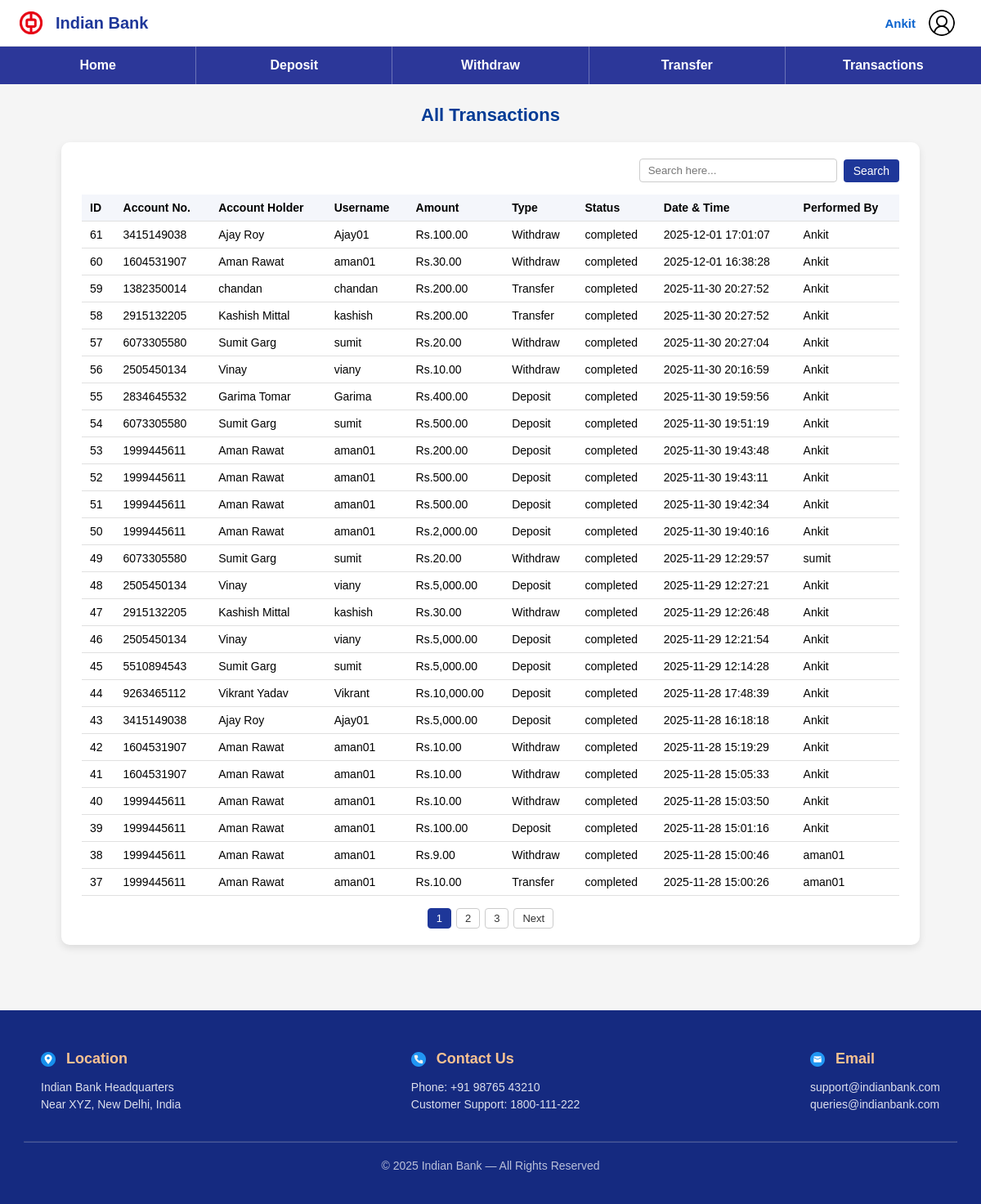
The page /pages/transaction.php (signed in) on the database its author committed.
### tables this page shows
CREATE TABLE `transaction` (
    id INT NOT NULL AUTO_INCREMENT,
    account_id INT NOT NULL,
    transaction_type ENUM('deposit','withdraw','transfer') NOT NULL,
    amount int NOT NULL,
    transaction_date DATETIME NOT NULL DEFAULT CURRENT_TIMESTAMP,
    performed_by INT NOT NULL,
    status ENUM('completed','pending','cancelled') NOT NULL DEFAULT 'completed',
    PRIMARY KEY (id)
);

CREATE TABLE account (
    id INT NOT NULL AUTO_INCREMENT,
    profile_id INT NOT NULL,
    account_type ENUM('savings', 'current', 'salary') NOT NULL,
    account_number bigint NOT NULL UNIQUE,
    balance INT NOT NULL,
    min_balance int DEFAULT NULL,
    status ENUM('Active', 'Pending') NOT NULL,
    ifsc_code VARCHAR(20) NOT NULL DEFAULT 'INDB0000323',
    account_date TIMESTAMP NOT NULL DEFAULT CURRENT_TIMESTAMP,
    PRIMARY KEY (id),
    FOREIGN KEY (profile_id) REFERENCES profile(id)
        ON DELETE CASCADE ON UPDATE CASCADE
);

CREATE TABLE profile (
    id INT NOT NULL AUTO_INCREMENT,
    user_id INT NOT NULL,
    full_name VARCHAR(50) NOT NULL,
    DOB DATE NOT NULL,
    phone TEXT NOT NULL,
    Address TEXT NOT NULL,
    PRIMARY KEY (id),
    FOREIGN KEY (user_id) REFERENCES users(id)
        ON DELETE CASCADE ON UPDATE CASCADE
);

CREATE TABLE users (
    id INT NOT NULL AUTO_INCREMENT,
    username VARCHAR(50) NOT NULL,
    role VARCHAR(20) NOT NULL DEFAULT 'customer',
    email TEXT NOT NULL,
    created_at TIMESTAMP NOT NULL DEFAULT CURRENT_TIMESTAMP,
    last_login TIMESTAMP NOT NULL DEFAULT CURRENT_TIMESTAMP ON UPDATE CURRENT_TIMESTAMP,
    password_hash VARCHAR(255) NOT NULL,
    status ENUM('Active', 'Inactive') NOT NULL DEFAULT 'Active',
    PRIMARY KEY (id)
);

### pages/transaction.php (the view, shortened to what this page needs)
<?php
require_once '../config/db.php';
require_once '../includes/header.php';
$userId = (int)$_SESSION['user_id'];
$isAdmin = false;
$roleSql = "SELECT role FROM users WHERE id = $userId LIMIT 1";
$roleRes = mysqli_query($conn, $roleSql);
if ($roleRes && mysqli_num_rows($roleRes) === 1) {
    $row = mysqli_fetch_assoc($roleRes);
    $isAdmin = (strtolower($row['role']) === 'admin');
}
$search = isset($_GET['search']) ? trim($_GET['search']) : "";
$perPage = 25;
$page = isset($_GET['page']) && is_numeric($_GET['page']) && $_GET['page'] > 0
    ? (int)$_GET['page']
    : 1;
$baseFrom = "
    FROM `transaction` t
    JOIN account a ON t.account_id = a.id
    JOIN profile p ON a.profile_id = p.id
    JOIN users u ON p.user_id = u.id        -- account owner
    JOIN users pu ON t.performed_by = pu.id -- performer
";
if ($isAdmin) {
    $where = "WHERE 1=1";
} else {
    $where = "WHERE u.id = $userId";
}
$countSql = "SELECT COUNT(*) AS total " . $baseFrom . " " . $where;
$countRes = mysqli_query($conn, $countSql);
$totalRows = 0;
$queryError = null;
if ($countRes) {
    $countRow = mysqli_fetch_assoc($countRes);
    $totalRows = (int)($countRow['total'] ?? 0);
} else {
    $queryError = mysqli_error($conn);
}
$totalPages = max(1, (int)ceil($totalRows / $perPage));
$offset = ($page - 1) * $perPage;
$result = null;
if ($queryError === null && $totalRows > 0) {
    $sql = "
        SELECT
            t.id,
            t.account_id,
            t.transaction_type,
            t.amount,
            t.transaction_date,
            t.status,
            t.performed_by,
            a.account_number,
            p.full_name,
            u.username,
            pu.username AS performed_by_username
        " . $baseFrom . "
        " . $where . "
        ORDER BY t.transaction_date DESC
        LIMIT $perPage OFFSET $offset
    ";
    $result = mysqli_query($conn, $sql);
}
?>
<link rel="stylesheet" href="../css/transaction.css">
<h3 class="page-title">
    <?= $isAdmin ? "All Transactions" : "Your Transactions"; ?>
</h3>
<div class="transactions-container">
    <div class="search-row">
        <form method="GET" class="search-bar">
            <input
                type="text"
                name="search"
                placeholder="Search here..."
                value="<?= htmlspecialchars($search) ?>"
            >
            <button type="submit">Search</button>
        </form>
    </div>
    <?php if ($queryError !== null): ?>
        <div class="no-data">
            SQL Error: <?= htmlspecialchars($queryError); ?>
        </div>
    <?php elseif ($totalRows === 0): ?>
        <div class="no-data">No transactions found.</div>
    <?php else: ?>
        <table class="transactions-table">
            <thead>
                <tr>
                    <th>ID</th>
                    <th>Account No.</th>
                    <th>Account Holder</th>
                    <th>Username</th>
                    <th>Amount</th>
                    <th>Type</th>
                    <th>Status</th>
                    <th>Date &amp; Time</th>
                    <th>Performed By</th>
                </tr>
            </thead>
            <tbody>
                <?php while ($row = mysqli_fetch_assoc($result)): ?>
                    <tr>
                        <td><?= (int)$row['id']; ?></td>
                        <td><?= htmlspecialchars($row['account_number']); ?></td>
                        <td><?= htmlspecialchars($row['full_name']); ?></td>
                        <td><?= htmlspecialchars($row['username']); ?></td>
                        <td>Rs.<?= number_format((float)$row['amount'], 2); ?></td>
                        <td><?= htmlspecialchars(ucfirst($row['transaction_type'])); ?></td>
                        <td><?= htmlspecialchars($row['status']); ?></td>
                        <td><?= htmlspecialchars($row['transaction_date']); ?></td>
                        <td><?= htmlspecialchars($row['performed_by_username']); ?></td>
                    </tr>
                <?php endwhile; ?>
            </tbody>
        </table>
        <?php if ($totalPages > 1): ?>
            <div class="pagination">
                <?php for ($i = 1; $i <= $totalPages; $i++): ?>
                    <a
                        href="?page=<?= $i ?>&search=<?= urlencode($search) ?>"
                        class="page-link <?= ($i === $page) ? 'active-page' : '' ?>"
                    ><?= $i ?></a>
                <?php endfor; ?>
                <?php if ($page < $totalPages): ?>
                    <a
                        href="?page=<?= $page + 1 ?>&search=<?= urlencode($search) ?>"
                        class="page-link"
                    >Next</a>
                <?php endif; ?>
            </div>
        <?php endif; ?>
    <?php endif; ?>
</div>
<?php include '../includes/footer.php'; ?>

### css/style.css (style rules this page uses)
html, body { height: 100%; margin: 0; padding: 0; font-family: Arial, Helvetica, sans-serif; background-color: #f5f5f5; }

### css/transaction.css (style rules this page uses)
.page-title { text-align: center; font-size: 22px; font-weight: bold; margin-top: 25px; margin-bottom: 15px; color: #003b95; }
.transactions-container { max-width: 1000px; margin: 20px auto 40px; background: #ffffff; padding: 20px 25px; border-radius: 10px; box-shadow: 0 4px 10px rgba(0,0,0,0.1); }
.transactions-table { width: 100%; border-collapse: collapse; font-size: 14px; }
.transactions-table th, .transactions-table td { padding: 8px 10px; border-bottom: 1px solid #e0e0e0; text-align: left; }
.transactions-table th { background: #f4f6fb; font-weight: 600; }
.search-row { display: flex; justify-content: space-between; align-items: center; margin-bottom: 15px; }
.search-bar { display: flex; gap: 8px; align-items: center; }
.search-bar input[type="text"] { padding: 6px 10px; border-radius: 4px; border: 1px solid #ccc; min-width: 220px; }
.search-bar button { padding: 6px 12px; border-radius: 4px; border: none; background: #1e3799; color: #fff; cursor: pointer; font-size: 14px; }
.pagination { margin-top: 15px; display: flex; justify-content: center; gap: 6px; flex-wrap: wrap; }
.page-link { padding: 4px 10px; border-radius: 4px; border: 1px solid #ccc; text-decoration: none; font-size: 13px; color: #333; background: #fff; }
.active-page { background: #1e3799; color: #fff; border-color: #1e3799; }

### rows shown on the page
transaction: id "61", account.account_number "3415149038", profile.full_name "Ajay Roy", users.username "Ajay01", amount "100.00", transaction_type "Withdraw", status "completed", transaction_date "2025-12-01 17:01:07", users.username "Ankit"
transaction: id "60", account.account_number "1604531907", profile.full_name "Aman Rawat", users.username "aman01", amount "30.00", transaction_type "Withdraw", status "completed", transaction_date "2025-12-01 16:38:28", users.username "Ankit"
transaction: id "59", account.account_number "1382350014", profile.full_name "chandan", users.username "chandan", amount "200.00", transaction_type "Transfer", status "completed", transaction_date "2025-11-30 20:27:52", users.username "Ankit"
transaction: id "58", account.account_number "2915132205", profile.full_name "Kashish Mittal", users.username "kashish", amount "200.00", transaction_type "Transfer", status "completed", transaction_date "2025-11-30 20:27:52", users.username "Ankit"
transaction: id "57", account.account_number "6073305580", profile.full_name "Sumit Garg", users.username "sumit", amount "20.00", transaction_type "Withdraw", status "completed", transaction_date "2025-11-30 20:27:04", users.username "Ankit"
transaction: id "56", account.account_number "2505450134", profile.full_name "Vinay", users.username "viany", amount "10.00", transaction_type "Withdraw", status "completed", transaction_date "2025-11-30 20:16:59", users.username "Ankit"
transaction: id "55", account.account_number "2834645532", profile.full_name "Garima Tomar", users.username "Garima", amount "400.00", transaction_type "Deposit", status "completed", transaction_date "2025-11-30 19:59:56", users.username "Ankit"
transaction: id "54", account.account_number "6073305580", profile.full_name "Sumit Garg", users.username "sumit", amount "500.00", transaction_type "Deposit", status "completed", transaction_date "2025-11-30 19:51:19", users.username "Ankit"
transaction: id "53", account.account_number "1999445611", profile.full_name "Aman Rawat", users.username "aman01", amount "200.00", transaction_type "Deposit", status "completed", transaction_date "2025-11-30 19:43:48", users.username "Ankit"
transaction: id "52", account.account_number "1999445611", profile.full_name "Aman Rawat", users.username "aman01", amount "500.00", transaction_type "Deposit", status "completed", transaction_date "2025-11-30 19:43:11", users.username "Ankit"
transaction: id "51", account.account_number "1999445611", profile.full_name "Aman Rawat", users.username "aman01", amount "500.00", transaction_type "Deposit", status "completed", transaction_date "2025-11-30 19:42:34", users.username "Ankit"
transaction: id "50", account.account_number "1999445611", profile.full_name "Aman Rawat", users.username "aman01", amount "2,000.00", transaction_type "Deposit", status "completed", transaction_date "2025-11-30 19:40:16", users.username "Ankit"
transaction: id "49", account.account_number "6073305580", profile.full_name "Sumit Garg", users.username "sumit", amount "20.00", transaction_type "Withdraw", status "completed", transaction_date "2025-11-29 12:29:57"
transaction: id "48", account.account_number "2505450134", profile.full_name "Vinay", users.username "viany", amount "5,000.00", transaction_type "Deposit", status "completed", transaction_date "2025-11-29 12:27:21", users.username "Ankit"
transaction: id "47", account.account_number "2915132205", profile.full_name "Kashish Mittal", users.username "kashish", amount "30.00", transaction_type "Withdraw", status "completed", transaction_date "2025-11-29 12:26:48", users.username "Ankit"
transaction: id "46", account.account_number "2505450134", profile.full_name "Vinay", users.username "viany", amount "5,000.00", transaction_type "Deposit", status "completed", transaction_date "2025-11-29 12:21:54", users.username "Ankit"
transaction: id "45", account.account_number "5510894543", profile.full_name "Sumit Garg", users.username "sumit", amount "5,000.00", transaction_type "Deposit", status "completed", transaction_date "2025-11-29 12:14:28", users.username "Ankit"
transaction: id "44", account.account_number "9263465112", profile.full_name "Vikrant Yadav", users.username "Vikrant", amount "10,000.00", transaction_type "Deposit", status "completed", transaction_date "2025-11-28 17:48:39", users.username "Ankit"
transaction: id "43", account.account_number "3415149038", profile.full_name "Ajay Roy", users.username "Ajay01", amount "5,000.00", transaction_type "Deposit", status "completed", transaction_date "2025-11-28 16:18:18", users.username "Ankit"
transaction: id "42", account.account_number "1604531907", profile.full_name "Aman Rawat", users.username "aman01", amount "10.00", transaction_type "Withdraw", status "completed", transaction_date "2025-11-28 15:19:29", users.username "Ankit"
transaction: id "41", account.account_number "1604531907", profile.full_name "Aman Rawat", users.username "aman01", amount "10.00", transaction_type "Withdraw", status "completed", transaction_date "2025-11-28 15:05:33", users.username "Ankit"
transaction: id "40", account.account_number "1999445611", profile.full_name "Aman Rawat", users.username "aman01", amount "10.00", transaction_type "Withdraw", status "completed", transaction_date "2025-11-28 15:03:50", users.username "Ankit"
transaction: id "39", account.account_number "1999445611", profile.full_name "Aman Rawat", users.username "aman01", amount "100.00", transaction_type "Deposit", status "completed", transaction_date "2025-11-28 15:01:16", users.username "Ankit"
transaction: id "38", account.account_number "1999445611", profile.full_name "Aman Rawat", users.username "aman01", amount "9.00", transaction_type "Withdraw", status "completed", transaction_date "2025-11-28 15:00:46"
transaction: id "37", account.account_number "1999445611", profile.full_name "Aman Rawat", users.username "aman01", amount "10.00", transaction_type "Transfer", status "completed", transaction_date "2025-11-28 15:00:26"

### other values the page prints
$username "Ankit"
